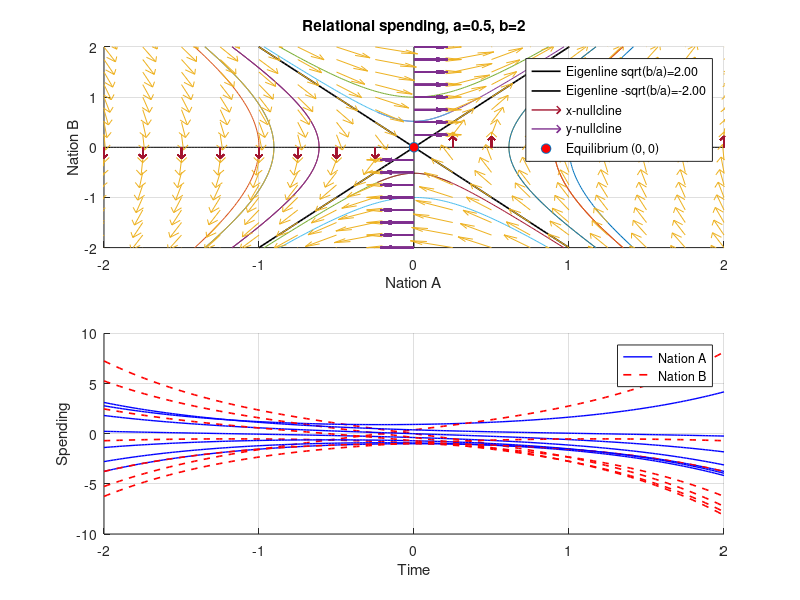

Here is the MATLAB script that generated this plot:
a = 0.5;
b = 2;
A = [0,a;b,0];
%model_1 = @(v) A * v'
omega = sqrt(a*b);
point = linspace(0,2*pi,17)
point(end)=[];
%ini = [2.0,1.0; 1.0,1.0; 1.0,2.0; 3.0,1.0];
%1.0, 3.0;2.0,2.0; 3.0,3.0];
[X,Y] = meshgrid(point,point);
ini = [cos(point(:)),sin(point(:))];
%ini = [cos(X(:)),sin(X(:))];
P = [sqrt(a/(a+b)),sqrt(a/(a+b)); sqrt(b/(a+b)),-sqrt(b/(a+b))];
xi_1 = P(:,1);
xi_2 = P(:,2);
P_1 = inv(P);
U = P_1 * ini';
%display(U);
u_0 = U(1);
v_0 = U(2);
%disp(model_1(ini))
x_star = zeros(2);

t = linspace(-2,2,200);
sol = @(t,u) u(1)*xi_1 .* exp(omega*t) + u(2)*xi_2 .* exp(-omega*t);
fig = figure();
subplot(2,1,1);hold on;
for k = 1:size(U,2)
  x = sol(t,U(:,k))(1,:);
  y = sol(t,U(:,k))(2,:);
  plot(x,y);
  %plot(x,y,'DisplayName',sprintf('initial = %.2f, %.2f',ini'(1,k),ini'(2,k)));
endfor
l1 = plot(t,sqrt(b/a)*t,'k','DisplayName',sprintf('Eigenline sqrt(b/a)=%.2f',sqrt(b/a)),'LineWidth',1.2);
l2 = plot(t,-sqrt(b/a)*t,'k','DisplayName',sprintf('Eigenline -sqrt(b/a)=%.2f',-sqrt(b/a)),'LineWidth',1.2);
x_n = plot(t,zeros(size(t)),'k');
y_n = plot(zeros(size(t)),t,'k');
vecs = linspace(-3,3,25);
[X,Y] = meshgrid(vecs);
U_ = A(1,1)*X + A(1,2)*Y;
V = A(2,1)*X + A(2,2)*Y;
L = hypot(U_,V);
U_ = U_./L;
V = V ./L;
quiver(X,Y,U_,V);
NX_U = A(1,1)*X;
NX_V = A(2,1)*X;
%NX_U = normalize_cols(NX_U);
%NX_V = normalize_cols(NX_V);
Y_N = zeros(size(Y));
L_X = hypot(NX_U,NX_V);
NX_U = NX_U./L_X
NX_V = NX_V./L_X
NX = quiver(X,Y_N,NX_U,NX_V,'DisplayName','x-nullcline','LineWidth',1.);
NY_U = A(1,2)*Y;
NY_V = A(2,2)*Y;
%NY_U = normalize_cols(NY_U);
%NY_V = normalize_cols(NY_V);
X_N = zeros(size(X));
L = hypot(NY_U,NY_V);
NY = quiver(X_N,Y,NY_U./L,NY_V./L,'DisplayName','y-nullcline','LineWidth',1.);
eq=plot(x_star(1),x_star(2),'o','MarkerSize',7,
'MarkerFaceColor','r','DisplayName',
sprintf('Equilibrium (%g, %g)',x_star(1),x_star(2)));
hold off;
xlim([-2,2]); ylim([-2,2]);
legend([l1,l2,NX,NY,eq]);
title(sprintf("Relational spending, a=%g, b=%g",a,b));
xlabel("Nation A");
ylabel("Nation B");
grid on;
axis on;
sample = randperm(size(U,2),7);
samples = U(:,sample);
subplot(2,1,2);
hold on;
for k=1:size(samples,2)
  traj = sol(t,samples(:,k));
  x = traj(1,:);
  y = traj(2,:);
  if k == 1
    plot(t, x, 'b-',  'LineWidth', 1., 'DisplayName', 'Nation A');
    plot(t, y, 'r--', 'LineWidth', 1.2, 'DisplayName', 'Nation B');
  else
    plot(t, x, 'b-',  'LineWidth', 1., 'HandleVisibility', 'off');
    plot(t, y, 'r--', 'LineWidth', 1.2, 'HandleVisibility', 'off');
  endif
  %plot(t,x,'DisplayName','Nation A');
  %lot(t,y,'DisplayName','Nation B');
endfor
hold off;
%plot(t,x,'DisplayName','Nation A');
%plot(t,y,'DisplayName','Nation B');
xlabel('Time');
ylabel('Spending');
legend('show');
grid on;
%waitfor(gcf);
%hold off;
print('figures/model_1_curves.png', '-dpng', '-S1300,1300');


%vecs = linspace(-3,3,20);
%[X,Y] = meshgrid(vecs);
%U = A(1,1)*X + A(1,2)*Y;
%V = A(2,1)*X + A(2,2)*Y;
%quiver(X,Y,U,V);
%grid on;
